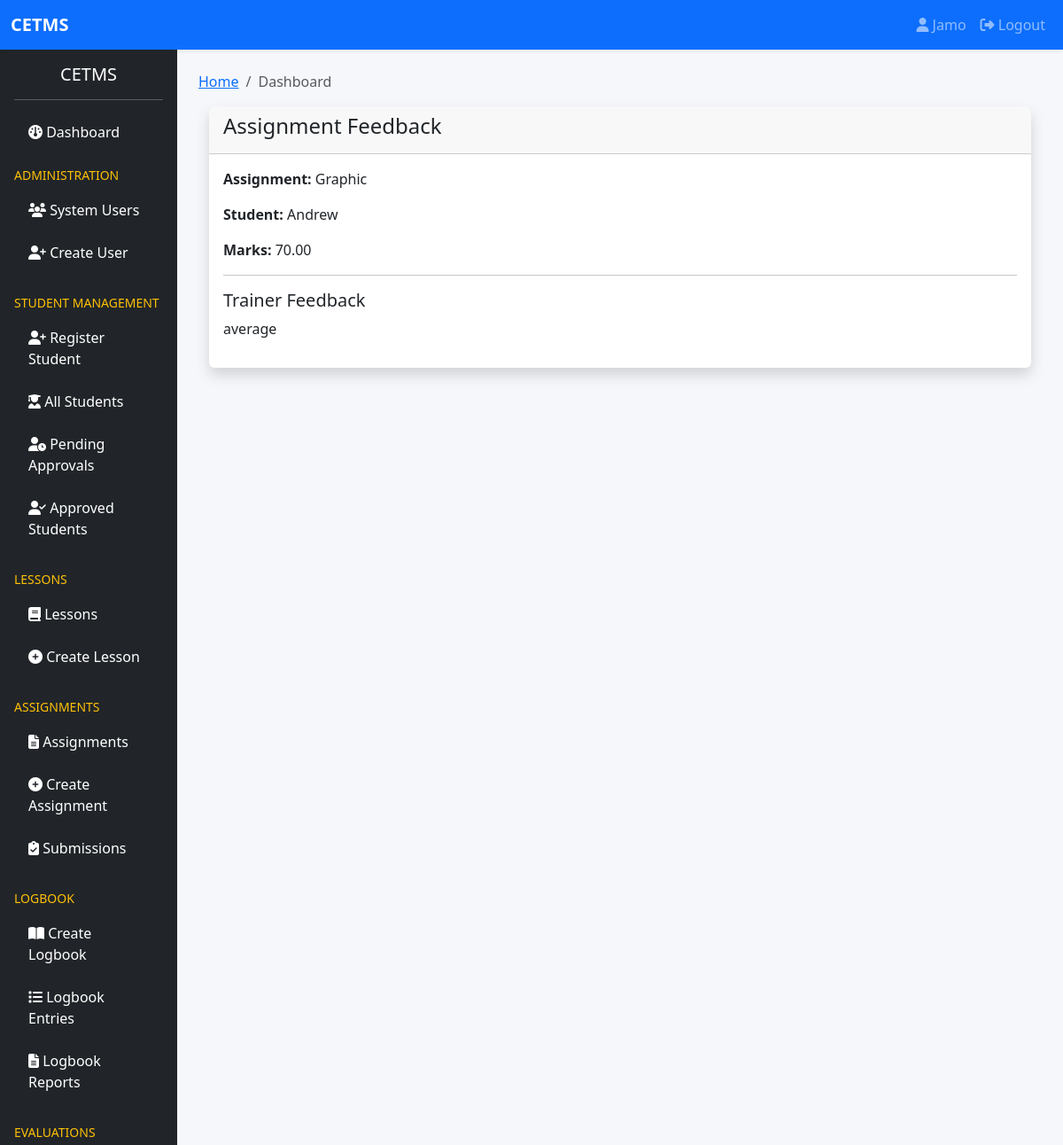
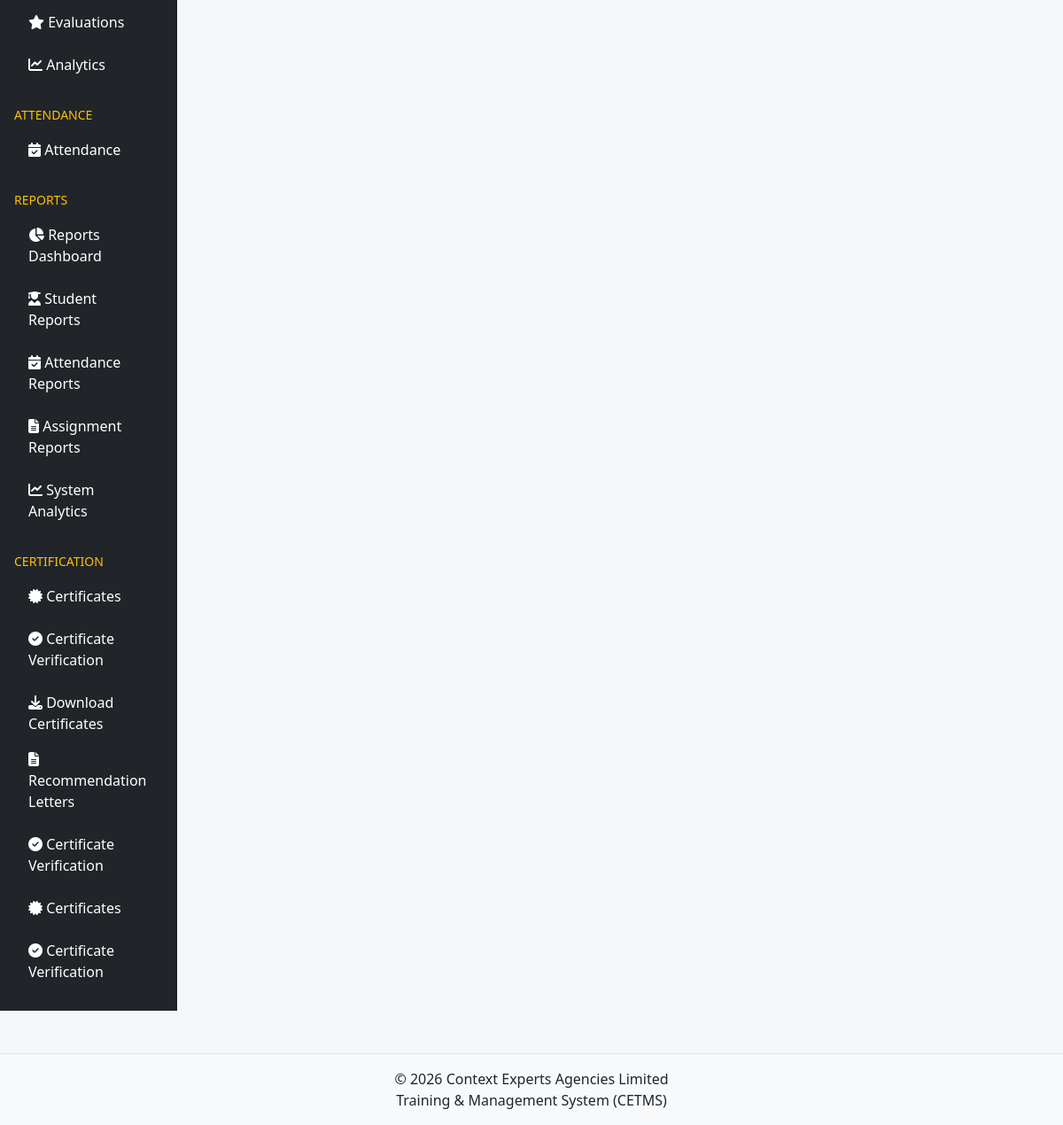
The page /assignments/feedback/1/ (signed in) on the database its author committed (2 pictures, top to bottom).
### accounts/models.py (models this page shows, shortened)
class User(AbstractUser):
    ROLE_CHOICES = (
        ('SUPER_ADMIN', 'Super Admin'),
        ('TRAINER', 'Trainer'),
        ('STUDENT', 'Student'),
        ('FINANCE', 'Finance Officer'),
    )
    role = models.CharField(
        max_length=20,
        choices=ROLE_CHOICES,
        default='STUDENT'
    )
    phone_number = models.CharField(
        max_length=20,
        blank=True,
        null=True
    )
    profile_picture = models.ImageField(
        upload_to='profiles/',
        blank=True,
        null=True
    )
    is_verified = models.BooleanField(
        default=False
    )
    last_seen = models.DateTimeField(
        blank=True,
        null=True
    )
    failed_login_attempts = models.PositiveIntegerField(
        default=0
    )
    is_locked = models.BooleanField(
        default=False
    )
    created_at = models.DateTimeField(
        auto_now_add=True
    )
    updated_at = models.DateTimeField(
        auto_now=True
    )
    class Meta:
        ordering = ['-date_joined']
        verbose_name = "User"
        verbose_name_plural = "Users"
    @property
    def full_name(self):
        return f"{self.first_name} {self.last_name}"

### assignments/models.py (models this page shows, shortened)
class AssignmentSubmission(models.Model):
    STATUS_CHOICES = (
        ('SUBMITTED', 'Submitted'),
        ('GRADED', 'Graded'),
    )
    assignment = models.ForeignKey(
        Assignment,
        on_delete=models.CASCADE,
        related_name='submissions'
    )
    student = models.ForeignKey(
        settings.AUTH_USER_MODEL,
        on_delete=models.CASCADE,
        related_name='assignment_submissions'
    )
    submission_file = models.FileField(
        upload_to='assignments/submissions/'
    )
    submitted_at = models.DateTimeField(
        auto_now_add=True
    )
    is_late = models.BooleanField(
        default=False
    )
    marks_awarded = models.DecimalField(
        max_digits=5,
        decimal_places=2,
        null=True,
        blank=True
    )
    feedback = models.TextField(
        blank=True,
        null=True
    )
    graded_by = models.ForeignKey(
        settings.AUTH_USER_MODEL,
        on_delete=models.SET_NULL,
        null=True,
        blank=True,
        related_name='graded_assignments'
    )
    graded_at = models.DateTimeField(
        null=True,
        blank=True
    )
    status = models.CharField(
        max_length=20,
        choices=STATUS_CHOICES,
        default='SUBMITTED'
    )
    class Meta:
        ordering = ['-submitted_at']
        unique_together = ('assignment', 'student')

class Assignment(models.Model):
    STATUS_CHOICES = (
        ('DRAFT', 'Draft'),
        ('PUBLISHED', 'Published'),
        ('CLOSED', 'Closed'),
    )
    title = models.CharField(
        max_length=255
    )
    assignment_code = models.CharField(
        max_length=50,
        unique=True
    )
    lesson = models.ForeignKey(
        Lesson,
        on_delete=models.CASCADE,
        related_name='assignments',
        null=True,
        blank=True
    )
    instructions = models.TextField()
    attachment = models.FileField(
        upload_to='assignments/questions/',
        blank=True,
        null=True
    )
    total_marks = models.PositiveIntegerField(
        default=100
    )
    due_date = models.DateTimeField()
    status = models.CharField(
        max_length=20,
        choices=STATUS_CHOICES,
        default='DRAFT'
    )
    created_by = models.ForeignKey(
        settings.AUTH_USER_MODEL,
        on_delete=models.CASCADE,
        related_name='created_assignments'
    )
    created_at = models.DateTimeField(
        auto_now_add=True
    )
    updated_at = models.DateTimeField(
        auto_now=True
    )
    class Meta:
        ordering = ['-created_at']

### assignments/views.py (the view)
# urls.py: path('feedback/<int:pk>/', views.feedback, name='feedback'),
@login_required
def feedback(request, pk):
    submission = get_object_or_404(
        AssignmentSubmission,
        pk=pk
    )
    context = {
        "submission": submission
    }
    return render(
        request,
        "feedback.html",
        context
    )

### assignments/templates/feedback.html (shortened to what this page needs)
{% extends 'base.html' %}
{% block content %}
<div class="container">
    <div class="card shadow">
        <div class="card-header">
            <h4>Assignment Feedback</h4>
        </div>
        <div class="card-body">
            <p>
                <strong>Assignment:</strong>
                {{ submission.assignment.title }}
            </p>
            <p>
                <strong>Student:</strong>
                {{ submission.student.full_name }}
            </p>
            <p>
                <strong>Marks:</strong>
                {{ submission.marks_awarded }}
            </p>
            <hr>
            <h5>Trainer Feedback</h5>
            <p>
                {{ submission.feedback|default:"No feedback available." }}
            </p>
        </div>
    </div>
</div>
{% endblock %}

### templates/partials/navbar.html (shortened to what this page needs)
<nav class="navbar navbar-expand-lg navbar-dark bg-primary shadow-sm">
    <div class="container-fluid">
        <a class="navbar-brand fw-bold" href="#">
            CETMS
        </a>
        <div class="collapse navbar-collapse" id="navbarNav">
            <ul class="navbar-nav ms-auto">
                {% if user.is_authenticated %}
                    <li class="nav-item">
                        <a class="nav-link"
                           href="{% url 'accounts:profile' %}">
                            <i class="fa fa-user"></i>
                            {{ user.username }}
                        </a>
                    </li>
                    <li class="nav-item">
                        <a class="nav-link"
                           href="{% url 'accounts:logout' %}">
                            <i class="fa fa-sign-out-alt"></i>
                            Logout
                        </a>
                    </li>
                {% endif %}
            </ul>
        </div>
    </div>
</nav>

### static/css/style.css (style rules this page uses)
body { background:#f5f7fa; }
.card { border:none; }

### rows shown on the page
User: username "Jamo"
AssignmentSubmission: assignment "Graphic", student.full_name "Andrew", marks_awarded "70.00", feedback "average"
